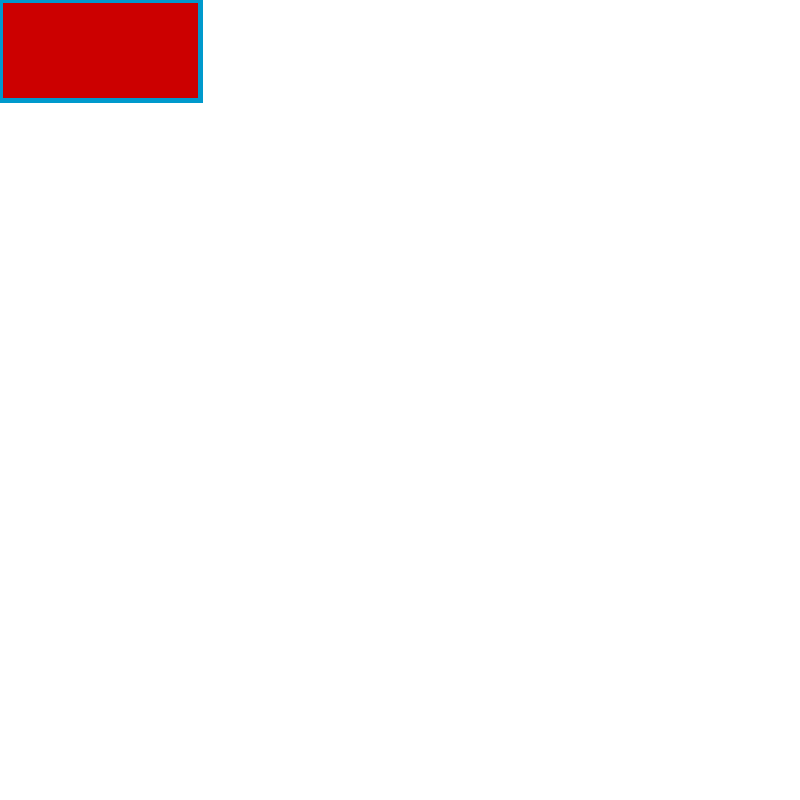
Frame 1 (no input)
Frame 60 (the mouse pressed at the canvas centre just before this capture): identical to frame 1, image omitted
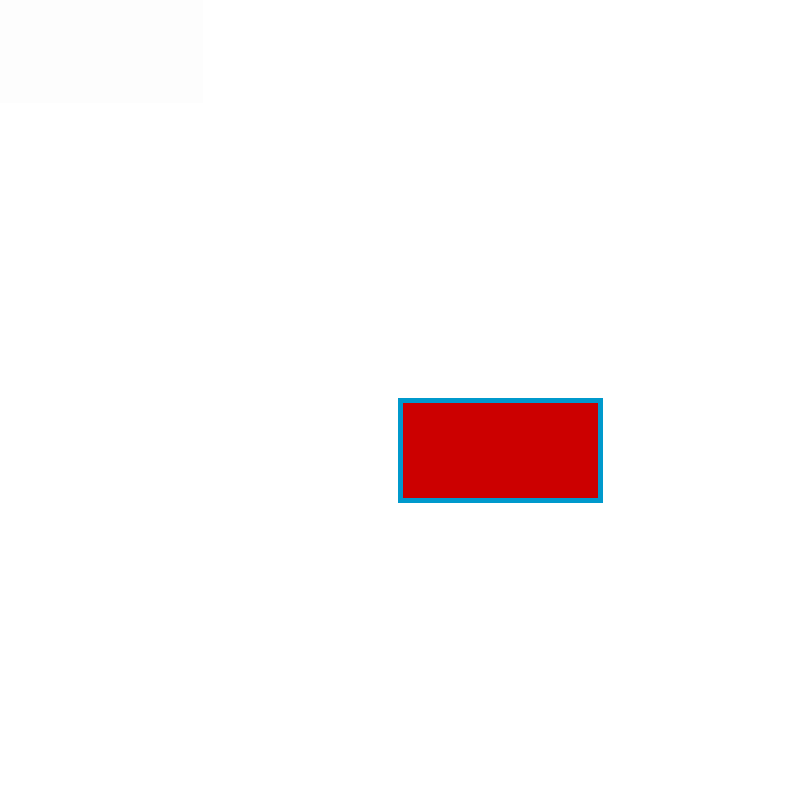
Frame 120 (the mouse held since frame 60 and released just before this capture)

The Processing sketch that drew these frames (run headless with seeded random() and noise(); from frame 60 on, the mouse is pressed at the canvas centre):

// Processing sketch: kata3
// ── kata3.pde
void setup() {
  size(800, 800);
  background(255);
}

void draw() {
  noStroke();
  fill(255, 45);
  rect(0, 0, width, height);
  //---
  strokeWeight(5);
  stroke(#0099CC);
  fill(#CC0000);
  rect (mouseX, mouseY, 200, 100);
}
